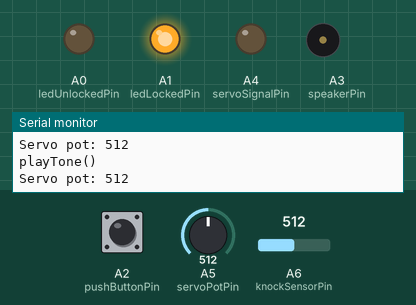
Simulated run of this sketch. Board: Arduino Leonardo, built with avr-gcc and run on an emulated ATmega32U4. Parts: output pins drawn as LEDs (lit = HIGH), buzzer (waves = sounding), the last lines printed to the serial monitor. The inputs (shaded band) are chosen by the test bench; at power-on: A5 (servoPotPin) = 512, A2 (pushButtonPin) LOW, A6 (knockSensorPin) = 512.

Above: at 14.1 s.
14.2 s: A5 (servoPotPin) set to 76
16.3 s: A5 (servoPotPin) set to 66
At 17.4 s:
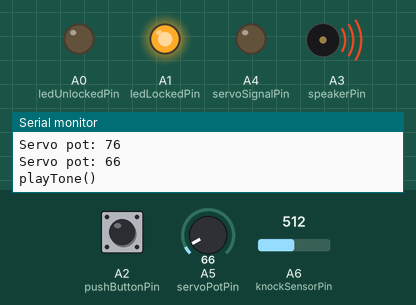
At 31.3 s:
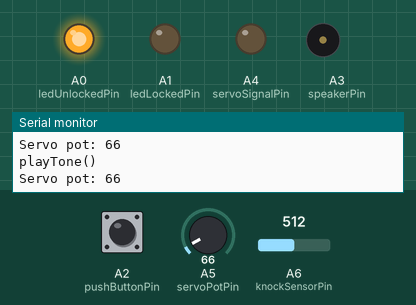
Timing chart, 0 to 31.6 s (numbered marks = the images above; inputs shaded):
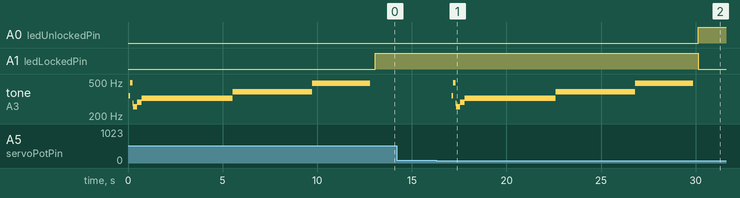

Measured:
- the behaviour switches between 71 and 70 on A5 (servoPotPin) (found by bisection; images 0 and 1)
- after the input at 16.3 s, A0 (ledUnlockedPin): LOW → HIGH after 13.8 s; A1 (ledLockedPin): HIGH → LOW after 13.8 s; tone on A3 (speakerPin): plays 344 Hz for 0.08 s, 491 Hz for 0.12 s, 283 Hz for 0.04 s, 258 Hz for 0.20 s, 290 Hz for 0.24 s, 324 Hz for 4.8 s … (8 notes in this stretch), starting after 0.81 s
- by itself, tone on A3 (speakerPin): plays 344 Hz for 0.08 s, 491 Hz for 0.12 s, 283 Hz for 0.04 s, 258 Hz for 0.20 s, 290 Hz for 0.24 s, 324 Hz for 4.8 s … (8 notes in this stretch)

The sketch:

lockit.ino
```cpp
#include <Servo.h>

// Bluetooth MAC: 00:06:66:08:E7:60

// Variables
Servo servo;
boolean lastStateLocked = false;
boolean batteryLow      = false;
int sensorReading = 0; // value read from the knock sensor pin

// Tones configs
byte names[] = {'c', 'd', 'e', 'f', 'g', 'a', 'b', 'C'};
int tones[] = {1915, 1700, 1519, 1432, 1275, 1136, 1014, 956};
byte melody[] = "1f2C2c2d";//1f";//2c2da2a2d2c2f2d2a2c2d2a1f2c2d2a2a2g2p8p8p8p";
// count length: 1 2 3 4 5 6 7 8 9 0 1 2 3 4 5 6 7 8 9 0 1 2 3 4 5 6 7 8 9 0
//                                10                  20                  30
int count = 0;
int count2 = 0;
int count3 = 0;
int MAX_COUNT = 24;

// Pins
const int ledOnboardPin  = 13;
const int ledUnlockedPin = A0;
const int ledLockedPin   = A1;
const int pushButtonPin  = A2;
const int speakerPin     = A3;
const int servoSignalPin = A4;
const int servoPotPin    = A5;
const int knockSensorPin = A6;

// Constants
const int servoPotPositionUnlocked = 60;
const int servoPotPositionLocked = 280;
const double lowVoltageThreshold = 4.0; // FIXME: Testing
const int threshold = 100;  // threshold value to decide when the detected sound is a knock or not

// Bluetooth output command strings -- SINGLE CHARACTERS ONLY otherwise the OSX app gets them chunked
const String BT_KEY_LOCKED   = "1";
const String BT_KEY_UNLOCKED = "2";
const String BT_KNOCK        = "3";
const String BT_LOW_BATT     = "4";
const String BT_STATE_LOCK   = "5";
const String BT_STATE_UNLOCK = "6";

// Bluetooth input command bytes
const char BT_IN_LOCK       = 'l';
const char BT_IN_UNLOCK     = 'u';
const char BT_IN_SEND_STATE = 's';

void setup(){
  // LEDs
  pinMode(ledUnlockedPin, OUTPUT);
  pinMode(ledLockedPin, OUTPUT);
  pinMode(servoSignalPin, OUTPUT);

  // Buttons
  pinMode(pushButtonPin, INPUT);
  pinMode(servoPotPin, INPUT);

  // Others
  pinMode(knockSensorPin, INPUT);
  pinMode(speakerPin, OUTPUT);

  // Serials
  Serial.begin(9600); // USB
  Serial1.begin(115200); // BLUETOOTH

  Serial.println("Startup!");
}

void loop(){
  boolean currentStateLocked = isDoorLocked(); // Get current lock state
  if(lastStateLocked != currentStateLocked){ // If the physical lock state changed then most likely someone used a key
    playTone();
    if(currentStateLocked){
      Serial1.print(BT_KEY_LOCKED);
    }
    else{
      Serial1.print(BT_KEY_UNLOCKED);
    }
    lastStateLocked = currentStateLocked;
  }

  if(isKnocking()){
//    Serial1.print(BT_KNOCK);
//    Serial.println("Kncoking");
//    playTone();
  }

  if(isHardwareButtonPressed()){ // Check if the phyiscal button was pushed
    if(lastStateLocked){ // If so then toggle the door lock state
      unlockDoor();
    }
    else{
      lockDoor();
    }
    playTone();
  }

  char btByte = readBTCommand(); // Check for incoming Bluetooth messages
  if(btByte != NULL){
    Serial.println("Got BT Data!");
    Serial.println(btByte);
    if(btByte == BT_IN_LOCK){
      lockDoor();
      playTone();
    }
    else if(btByte == BT_IN_UNLOCK){
      unlockDoor();
      playTone();
    }
    else if(btByte == BT_IN_SEND_STATE){
      if(lastStateLocked){
        Serial1.print(BT_STATE_LOCK);
      }
      else{
        Serial1.print(BT_STATE_UNLOCK);
      }
    }
  }

  if(isLowBattery()){ // Check for a low battery
//    Serial1.print(BT_LOW_BATT); // FIXME: We should only send battery warnings once a day or something. This would blow up the APN..
  }

  updateLEDs(); // Finally update the LEDs and sleep

  delay(1000);
}

// Begin Bluetooth code

char readBTCommand(){
  // Check if the server sent us any data over bluetooth
  if(Serial1.available() > 0){
    return Serial1.read();
  }

  return NULL;
}

// End Bluetooth code

// Begin deadbolt code (servo)

boolean isDoorLocked(){
  int servoVal = analogRead(servoPotPin);
  Serial.print("Servo pot: ");
  Serial.println(servoVal);
  if(servoVal <= servoPotPositionUnlocked + 10){
    return false;
  }
  else if(servoVal >= servoPotPositionLocked - 10){
    return true;
  }

  return lastStateLocked; // Servo is between lock and unlocked, probably being manually moved
}

void lockDoor(){
  if(lastStateLocked) return;
  // 60 u 280 l
  moveServo(servoPotSensorValueToServoPosition(servoPotPositionLocked));
  lastStateLocked = true;
}

void unlockDoor(){
  if(!lastStateLocked) return;
  moveServo(servoPotSensorValueToServoPosition(servoPotPositionUnlocked));
  lastStateLocked = false;
}

int servoPotSensorValueToServoPosition(int potValue){
  // servo input value goes from 0  - 180
  // servo pot   value goes from 56 - 403
  return map(potValue, 56, 403, 0, 180);
}

void moveServo(int deg){
  servo.attach(servoSignalPin);
  servo.write(deg);
  // delay needed because we have to wait for the servo movement to complete before
  //  detaching otherwise it will cancel the servo movement. 600ms seems to be about the
  //  max time it takes to do a 180deg rotation.
  delay(600);
  servo.detach();
  Serial.print("servo pot: ");
  Serial.println(analogRead(servoPotPin));
}

// End deadbolt code (servo)

// Begin physical box stuff (sensors, buttons, LEDs, sounds, etc)

boolean isKnocking(){
  sensorReading = analogRead(knockSensorPin);
//  Serial.print("Knocking reading: ");
//  Serial.println(sensorReading);
  if(sensorReading >= threshold){
    return true;
    Serial.println("Knock!");
  }

  return false;

}

boolean isHardwareButtonPressed(){
  int buttonState = digitalRead(pushButtonPin);

  return buttonState == HIGH;
}

void updateLEDs(){
  if(lastStateLocked){
    digitalWrite(ledLockedPin, HIGH);
    digitalWrite(ledUnlockedPin, LOW);
  }
  else{
    digitalWrite(ledLockedPin, LOW);
    digitalWrite(ledUnlockedPin, HIGH);
  }
}

boolean isLowBattery(){
  int voltage = readVcc();
//  Serial.println(voltage);
  batteryLow = (voltage <= lowVoltageThreshold);

  return batteryLow;
}

long readVcc(){
  // http://provideyourown.com/2012/secret-arduino-voltmeter-measure-battery-voltage/
  // Read 1.1V reference against AVcc
  // set the reference to Vcc and the measurement to the internal 1.1V reference
#if defined(__AVR_ATmega32U4__) || defined(__AVR_ATmega1280__) || defined(__AVR_ATmega2560__)
  ADMUX = _BV(REFS0) | _BV(MUX4) | _BV(MUX3) | _BV(MUX2) | _BV(MUX1);
#elif defined (__AVR_ATtiny24__) || defined(__AVR_ATtiny44__) || defined(__AVR_ATtiny84__)
  ADMUX = _BV(MUX5) | _BV(MUX0);
#elif defined (__AVR_ATtiny25__) || defined(__AVR_ATtiny45__) || defined(__AVR_ATtiny85__)
  ADMUX = _BV(MUX3) | _BV(MUX2);
#else
  ADMUX = _BV(REFS0) | _BV(MUX3) | _BV(MUX2) | _BV(MUX1);
#endif

  delay(2); // Wait for Vref to settle
  ADCSRA |= _BV(ADSC); // Start conversion
  while (bit_is_set(ADCSRA,ADSC)); // measuring

  uint8_t low  = ADCL; // must read ADCL first - it then locks ADCH
  uint8_t high = ADCH; // unlocks both

  long result = (high<<8) | low;

  result = 1125300L / result; // Calculate Vcc (in mV); 1125300 = 1.1*1023*1000
  return result; // Vcc in millivolts
}

void playTone(){
  Serial.println("playTone()");
  analogWrite(speakerPin, 0);
  for(count = 0; count < MAX_COUNT; count++){
    for (count3 = 0; count3 <= (melody[count*2] - 48) * 30; count3++) {
      for (count2=0;count2<8;count2++) {
        if (names[count2] == melody[count*2 + 1]) {
          analogWrite(speakerPin,500);
          delayMicroseconds(tones[count2]);
          analogWrite(speakerPin, 0);
          delayMicroseconds(tones[count2]);
        }
        if (melody[count*2 + 1] == 'p') {
          // make a pause of a certain size
          analogWrite(speakerPin, 0);
          delayMicroseconds(500);
        }
      }
    }
  }
}

// End physical box stuff
```
